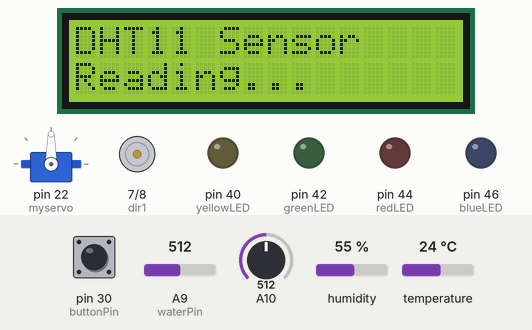
Simulated run of this sketch. Board: Arduino Mega 2560, built with avr-gcc and run on an emulated ATmega2560. Shown: servo, 16×2 character LCD, motor-driver pin pairs drawn as motors (green arrow = first pin HIGH = forward, orange = second pin HIGH = backward, longer = more drive, scaled by the enable pin), output pins drawn as LEDs (lit = HIGH). The test bench sets the inputs (shaded band); at power-on: pin 30 (buttonPin) HIGH, A9 (waterPin) = 512, A10 = 512, humidity 55 %, temperature 24 °C.

Above: at 0.1 s.
3.3 s: pin 30 (buttonPin) pulled LOW for 0.15 s
At 4.5 s:
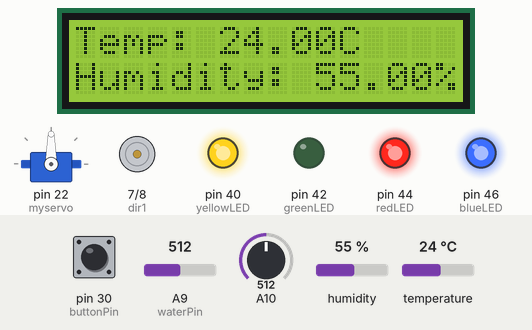
6.4 s: A9 (waterPin) set to 54
At 8.0 s:
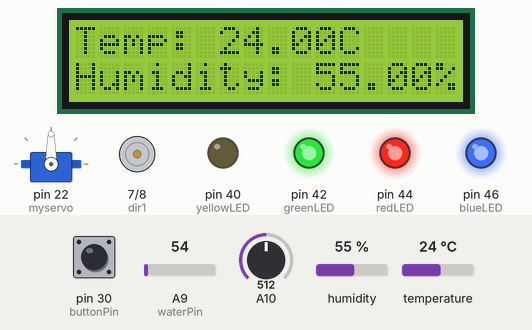
8.8 s: A9 (waterPin) set to 47
10.3 s: pin 30 (buttonPin) pulled LOW for 1 s
At 12.35 s:
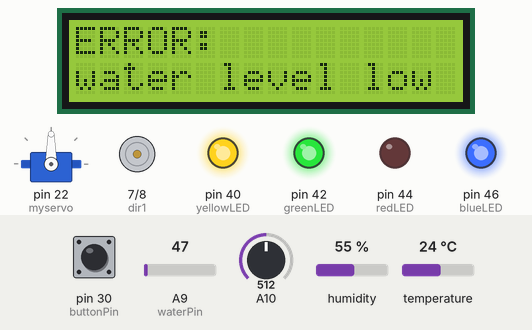
14.3 s: pin 30 (buttonPin) pulled LOW for 3.2 s
At 17.53 s:
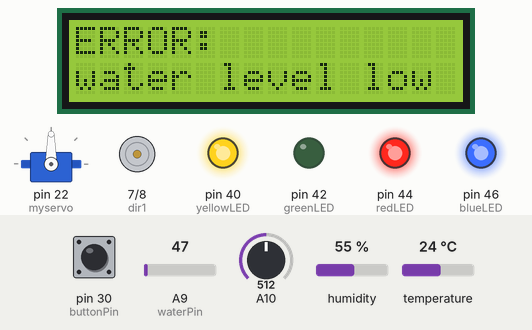
19.0 s: A9 (waterPin) set to 306
Timing chart, 0 to 22.0 s (numbered marks = the images above; inputs shaded):
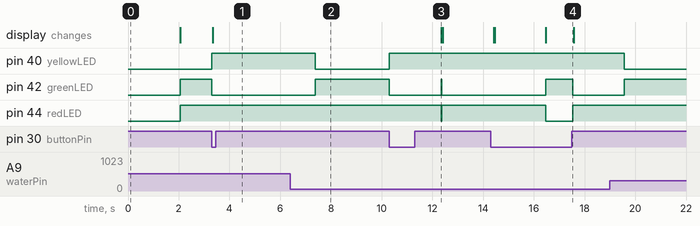

The sketch:

sketch_jul30a.ino
```cpp
#include <DHT.h>
#include <LiquidCrystal.h>
#include <Servo.h>
#include <Wire.h>

#define DHT_PIN 38

#define LCD_RS 12
#define LCD_EN 11
#define LCD_D4 5
#define LCD_D5 4
#define LCD_D6 3
#define LCD_D7 2

#define DS1307_ADDRESS 0x68

DHT dht(DHT_PIN, DHT11);
Servo myservo;

LiquidCrystal lcd(LCD_RS, LCD_EN, LCD_D4, LCD_D5, LCD_D6, LCD_D7);

//Fan numbers
const int speedPin = 6;
const int dir1 = 7;
const int dir2 = 8;
int mSpeed = 255;

//LED lights
const int yellowLED = 40;
const int greenLED = 42;
const int redLED = 44;
const int blueLED = 46;

//servo val
int servoVal;

//water level variables
int waterVal = 0;
int waterPin = A9;

//start button
const int buttonPin = 30;

//temp
float temp;

void turnOnFan(int control);
void printTemp();
void yellowLight(int control);
void greenLight(int control);
void redLight(int control);
void blueLight(int control);
void servoControl();
void getWaterLevel();
void displayTimeDate();
void displayErrorState(const char* errorMessage);

enum State{
  DISABLED,
  IDLE,
  ERROR_STATE,
  RUNNING
};

State currentState = DISABLED;
bool isFanMotorOn = false;

void setup() {
  // Initialize the DHT sensor
  pinMode(speedPin, OUTPUT);
  pinMode(dir1, OUTPUT);
  pinMode(dir2, OUTPUT);
  Wire.begin();

  pinMode(yellowLED, OUTPUT);
  pinMode(greenLED, OUTPUT);
  pinMode(redLED, OUTPUT);
  pinMode(blueLED, OUTPUT);

  Serial.begin(9600);
  myservo.attach(22);

  dht.begin();

  // Initialize the LCD screen
  lcd.begin(16, 2);

  // Print a welcome message on the LCD
  lcd.print("DHT11 Sensor");
  lcd.setCursor(0, 1);
  lcd.print("Reading...");

  delay(2000);
  lcd.clear();
  yellowLight(0);
  greenLight(0);
  redLight(0);
  blueLight(0);

}

void loop() {
  int buttonState = digitalRead(buttonPin);
  switch (currentState){
    case DISABLED:
      digitalWrite(yellowLED, LOW);
      digitalWrite(greenLED, HIGH);
      digitalWrite(redLED, HIGH);
      digitalWrite(blueLED, HIGH);
      if(buttonState == LOW){
        digitalWrite(yellowLED, HIGH);
        currentState = IDLE;
      }
      break;

    case IDLE:
      digitalWrite(yellowLED, HIGH);
      digitalWrite(greenLED, LOW);
      digitalWrite(redLED, HIGH);
      digitalWrite(blueLED, HIGH);
      servoControl();
      printTemp();
      getWaterLevel();
      if(waterVal <= 50){
        currentState = ERROR_STATE;
        displayErrorState("water level low");
      }
      if(temp > 26){
        turnOnFan(1);
        isFanMotorOn = true;
        displayTimeDate();
        currentState = RUNNING;
      }

      if(buttonState == HIGH){
        currentState = DISABLED;
      }
      break;

    case ERROR_STATE:
      digitalWrite(yellowLED, HIGH);
      digitalWrite(greenLED, HIGH);
      digitalWrite(redLED, LOW);
      digitalWrite(blueLED, HIGH);
      servoControl();
      turnOnFan(0);
      if (buttonState == HIGH) {
        digitalWrite(redLED, HIGH);
        currentState = IDLE;
      }
      break;

    case RUNNING:
      digitalWrite(yellowLED, HIGH);
      digitalWrite(greenLED, HIGH);
      digitalWrite(redLED, HIGH);
      digitalWrite(blueLED, LOW);
      printTemp();
      servoControl();
      turnOnFan(1);
      if(temp <= 26){
        turnOnFan(0);
        isFanMotorOn = false;
        currentState = IDLE;
      }
      if(waterVal <= 50){
        //currentState = ERROR_STATE;
        displayErrorState("water level low");
      }
      break;
  }

}

//1 for on and 0 for off
void turnOnFan(int control){
  digitalWrite(dir1, HIGH);
  digitalWrite(dir2, LOW);
  if(control == 1){
    analogWrite(speedPin, mSpeed);
  }else{
    analogWrite(speedPin, 0);
  }
}

void printTemp(){
  temp = dht.readTemperature();
  float humidity = dht.readHumidity();

  // Check if any read errors occurred
  if (isnan(temp) || isnan(humidity)) {
    lcd.clear();
    lcd.print("Error reading");
    lcd.setCursor(0, 1);
    lcd.print("DHT11 sensor");
    delay(2000);
    lcd.clear();
    return;
  }

  // Display temperature and humidity on the LCD screen
  lcd.setCursor(0, 0);
  lcd.print("Temp: ");
  lcd.print(temp);
  lcd.print("C");

  lcd.setCursor(0, 1);
  lcd.print("Humidity: ");
  lcd.print(humidity);
  lcd.print("%");
  delay(2000);
}

void yellowLight(int control){
  if(control == 1){
    digitalWrite(yellowLED, LOW);
  }else{
    digitalWrite(yellowLED, HIGH);
  }
}

void greenLight(int control){
  if(control == 1){
    digitalWrite(greenLED, LOW);
  }else{
    digitalWrite(greenLED, HIGH);
  }
}

void redLight(int control){
  if(control == 1){
    digitalWrite(redLED, LOW);
  }else{
    digitalWrite(redLED, HIGH);
  }
}

void blueLight(int control){
  if(control == 1){
    digitalWrite(blueLED, LOW);
  }else{
    digitalWrite(blueLED, HIGH);
  }
}

void servoControl(){
  servoVal = analogRead(10);
  servoVal = map(servoVal, 0, 1023, 0, 180);
  myservo.write(servoVal);
  delay(15);
}

void getWaterLevel(){
  waterVal = analogRead(waterPin);
}

void displayTimeDate() {
  Wire.beginTransmission(DS1307_ADDRESS);
  Wire.write(0);
  Wire.endTransmission();

  Wire.requestFrom(DS1307_ADDRESS, 7);

  int second = Wire.read();
  int minute = Wire.read();
  int hour = Wire.read();
  int dayOfWeek = Wire.read();
  int dayOfMonth = Wire.read();
  int month = Wire.read();
  int year = Wire.read();


  second = ((second & 0xF0) >> 4) * 10 + (second & 0x0F);
  minute = ((minute & 0xF0) >> 4) * 10 + (minute & 0x0F);
  hour = (((hour & 0x30) >> 4) * 10 + (hour & 0x0F)) % 12;
  dayOfWeek = dayOfWeek & 0x07;
  dayOfMonth = ((dayOfMonth & 0xF0) >> 4) * 10 + (dayOfMonth & 0x0F);
  month = ((month & 0xF0) >> 4) * 10 + (month & 0x0F);
  year = ((year & 0xF0) >> 4) * 10 + (year & 0x0F);


  bool isPM = (hour >= 12);
  if (hour == 0) hour = 12;


  Serial.print(hour);
  Serial.print(":");
  if (minute < 10) Serial.print("0");
  Serial.print(minute);
  Serial.print(":");
  if (second < 10) Serial.print("0");
  Serial.print(second);

  Serial.print(" ");
  Serial.print(isPM ? "PM" : "AM");

  Serial.print(" | ");

  Serial.print(dayOfMonth);
  Serial.print("/");
  Serial.print(month);
  Serial.print("/");
  Serial.println(year);
}

void displayErrorState(const char* errorMessage) {
  lcd.clear();
  lcd.print("ERROR:");
  lcd.setCursor(0, 1);
  lcd.print(errorMessage);
}
```

Measured:
- after the input at 3.3 s, pin 40 (yellowLED): LOW → HIGH at once; pin 42 (greenLED): HIGH → LOW at once; the display: changes at once (image 1)
- after the input at 8.8 s, every drawn part: stays the same
- after the input at 10.3 s, pin 40 (yellowLED): LOW → HIGH at once; pin 42 (greenLED): HIGH → LOW at once, → HIGH 2.0 s later, → LOW 0.02 s later; pin 44 (redLED): HIGH → LOW after 2.0 s, → HIGH 0.02 s later; the display: changes after 2.0 s (image 3)
- after the input at 14.3 s, pin 40 (yellowLED): stays HIGH (without the input it goes to LOW after 0.11 s); pin 42 (greenLED): LOW → HIGH after 2.2 s instead of 0.11 s; pin 44 (redLED): HIGH → LOW after 2.2 s, → HIGH 1.1 s later
